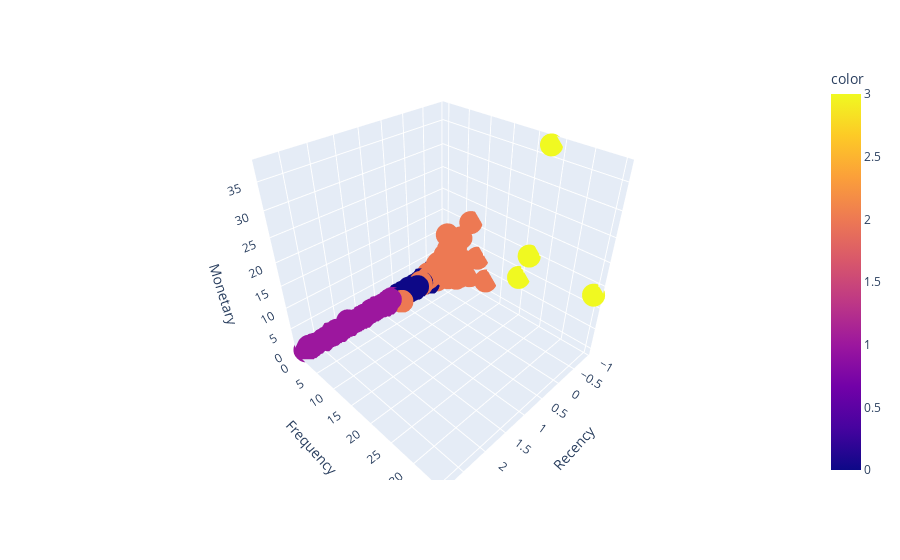

The cell this chart's notebook holds for it:
### Code cell
# 3D interactive scatter plot visualize clusters
model = KMeans(4,random_state=42)
model.fit(rfm_data)
centers = model.cluster_centers_
predict = model.predict(rfm_data)

fig = px.scatter_3d(rfm_data, x='Recency', y='Frequency', z='Monetary',color=predict)
fig.show()

### Figure 1 — Plotly figure (JSON) as saved in the notebook; plotly's stock layout.template omitted (floating-point values rounded to 4 significant figures; data arrays with more than 128 entries replaced by an {"elided": "..."} marker saying what was removed)
{"data": [{"hovertemplate": "Recency=%{x}<br>Frequency=%{y}<br>Monetary=%{z}<br>color=%{marker.color}<extra></extra>", "legendgroup": "", "marker": {"color": {"elided": "4215 int values"}, "coloraxis": "coloraxis", "symbol": "circle"}, "mode": "markers", "name": "", "scene": "scene", "showlegend": false, "type": "scatter3d", "x": {"elided": "4215 float values"}, "y": {"elided": "4215 float values"}, "z": {"elided": "4215 float values"}}], "layout": {"coloraxis": {"colorbar": {"title": {"text": "color"}}, "colorscale": [[0, "#0d0887"], [0.1111, "#46039f"], [0.2222, "#7201a8"], [0.3333, "#9c179e"], [0.4444, "#bd3786"], [0.5556, "#d8576b"], [0.6667, "#ed7953"], [0.7778, "#fb9f3a"], [0.8889, "#fdca26"], [1, "#f0f921"]]}, "legend": {"tracegroupgap": 0}, "margin": {"t": 60}, "scene": {"domain": {"x": [0, 1], "y": [0, 1]}, "xaxis": {"title": {"text": "Recency"}}, "yaxis": {"title": {"text": "Frequency"}}, "zaxis": {"title": {"text": "Monetary"}}}}}
